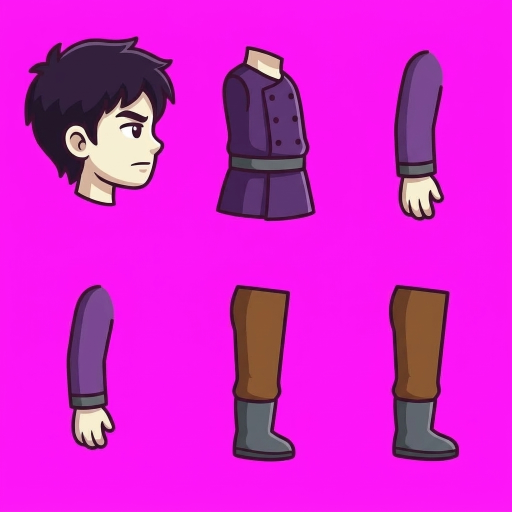
#> input picture assets/src/characters/boy2/parts.png, 1024 x 1024 px (shown at 1/2 size)
$ python -i sprites.py   (imports and definitions only)
#> lines starting #> are read from the running program, lines starting #| are printed output that depends on the picture; after the words box and inside, x2 and y2 are one past the last pixel; in counts of white or black regions, pixels touching at a corner belong together
"""Конвейер спрайтов: из картинок от ИИ — в атлас для рендера.

Что делает (см. generatsiya-grafiki.md, раздел «Конвейер»):

1. вырезает пурпурный фон #FF00FF и снимает пурпурную бахрому с края;
2. находит части на листе разбивки как связные области и раскладывает
   их по именам в порядке чтения — как на листе разбивки;
3. масштабирует каждую часть под канон рига (поштучно: модель ошибается
   в длине конечностей, и это штатно);
4. считает точки крепления и позиции суставов;
5. пакует в один PNG и пишет JSON с координатами.

Запуск из корня репозитория:

    backend/.venv/Scripts/python tools/sprites.py characters
    backend/.venv/Scripts/python tools/sprites.py characters --preview <каталог>
    backend/.venv/Scripts/python tools/sprites.py items

Персонажи — по листу разбивки на каждого: assets/src/characters/<id>/parts.png.
Все в один атлас: у всех один риг, отличаются только картинки.

Результат — frontend/src/assets/sprites/characters.png + characters.json и
items.png + items.json. Атласы коммитятся: сборка фронтенда не должна
зависеть от Python-инструментов.
"""

from __future__ import annotations

import argparse
import json
import sys
from collections import deque
from dataclasses import dataclass
from pathlib import Path

import numpy as np
from PIL import Image

ROOT = Path(__file__).resolve().parents[1]
SRC = ROOT / "assets" / "src"
OUT = ROOT / "frontend" / "src" / "assets" / "sprites"

# ─────────────────────────── Канон рига ───────────────────────────
#
# Единицы — пиксели атласа: 2× к экрану, 160 px на клетку, тело ~120 px.
# Высоты частей сняты с эталона hero_base.png (820 px → 120 px, k ≈ 0.146),
# руки приведены к длине с эталона, а не с листа разбивки — там они
# вышли на четверть длиннее.
CELL = 160

# Порядок — порядок чтения на листе разбивки (pravila-promptov.md): верхний ряд слева
# направо, потом нижний.
SHEET_ORDER = ["head", "torso", "arm_front", "arm_back", "leg_front", "leg_back"]

# Целевая высота части и где у неё точка крепления: "top" — центр верхнего
# непрозрачного ряда (плечо, бедро), "bottom" — центр нижнего (подол),
# "neck" — самая нижняя точка в средней полосе по ширине: у головы низ
# картинки может быть косой или хвостом, а шея всегда под лицом.
CANON = {
    "head": (49, "neck"),
    "torso": (50, "bottom"),
    "arm_front": (40, "top"),
    "arm_back": (40, "top"),
    "leg_front": (51, "top"),
    "leg_back": (51, "top"),
}

# Позиции суставов в координатах героя: начало — бедро, y вниз.
# Подол торса на 19 px ниже бедра — столько ноги скрыто под туникой
# (на эталоне видно 32 px ноги из 51). Шея и плечи считаются от торса
# в build_rig(), потому что зависят от формы конкретной картинки.
HEM_BELOW_HIP = 19
# Сколько ноги оставить под подолом. Полная нога от бедра (19 px скрыто)
# при махе на 26° выезжала верхом из-под туники сбоку, на уровне пояса —
# казалось, что нога приделана к боку. Ось ставим ближе к подолу, лишний
# верх обрезаем: на виде сбоку он всё равно невидим.
LEG_HIDDEN = 8
LEG_SPREAD = 4
LEG_BACK_SHIFT = -3  # ноги чуть назад: центр туники не над центром бёдер
ARM_SPREAD = 5
# Дальнее плечо ближе к шее, чем ближнее: в передней фазе шага кисть
# задней руки должна выглядывать из-за груди, иначе рука видна только
# уходящей назад и кажется, что она качается не в ту сторону.
ARM_BACK_SPREAD = 2
SHOULDER_BELOW_TORSO_TOP = 6
NECK_OVERLAP = 3
HEAD_FORWARD = 7  # лицо выступает вперёд над грудью, а не сидит по центру шеи

# Порядок слоёв снизу вверх. Предмет попадает в свой слой и не спорит.
LAYERS = ["arm_back", "leg_back", "leg_front", "torso", "head", "arm_front"]

# Дальние конечности темнее ближних — иначе на виде сбоку они сливаются.
# Запекается в атлас: CSS-фильтр на анимируемой группе дрожит по пикселям.
DIM = {"arm_back": 0.8, "leg_back": 0.8}

PAD = 2

# ─────────────────────────── Предметы ───────────────────────────
#
# Предмет лежит в assets/src/<слот>/<id>.png, один на картинку. Размер
# задаёт холст слота, а не картинка: модель рисует предмет во весь кадр,
# и «в масштабе референса» не держит — меч выходил ростом с героя.
# Высота — в пикселях атласа, точка крепления — правило по слоту:
#   "bottom"  — центр нижнего ряда (шлем на макушку, доспех на бедро);
#   "top"     — центр верхнего ряда (сапог, плащ за плечи);
#   ("grip", k) — кисть на рукояти: центр по ширине, k высоты от низа.
SLOTS = {
    "weapon": (64, ("grip", 0.22)),
    "helmet": (30, "bottom"),
    "armor": (44, "bottom"),
    "boots": (14, "top"),
    "cape": (60, "top"),
}


# ─────────────────────────── Вырезание фона ───────────────────────────


def erode(mask: np.ndarray, r: int) -> np.ndarray:
    """Сжать маску на r пикселей (минимум по квадратному окну)."""
    out = mask.copy()
    for dy in range(-r, r + 1):
        for dx in range(-r, r + 1):
            out &= np.roll(np.roll(mask, dy, axis=0), dx, axis=1)
    return out


def key_magenta(rgb: np.ndarray) -> np.ndarray:
    """RGB uint8 → RGBA float, фон #FF00FF прозрачный, край без бахромы.

    «Пурпурность» пикселя — min(R, B) − G: на фоне ≈ 255, у кожи, дерева,
    синего и чёрного контура ≈ 0. Но у краевого пикселя (фон, смешанный с
    тёмным контуром) она 60–130 — ровно как у тёмно-фиолетовой ткани.
    По цвету их не различить, только по месту: край — это полоса у границы
    с фоном, ткань — внутри. Поэтому два прохода:

    1. жёсткая маска: фон — всё, что почти чистый пурпур;
    2. в кольце шириной в пару пикселей вдоль границы — мягкая альфа по
       пурпурности и despill (вычитаем долю фона из цвета). Внутренние
       пиксели не трогаем, какого бы цвета они ни были.

    JPEG-артефакты вокруг контура попадают в кольцо, поэтому формат
    исходника не важен.
    """
    a = rgb.astype(np.float32)
    r, g, b = a[..., 0], a[..., 1], a[..., 2]
    excess = np.minimum(r, b) - g

    solid = excess < 150
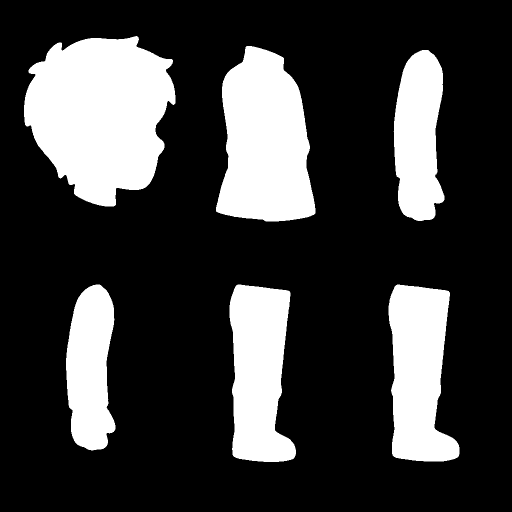
#> solid: shape (1024, 1024) bool (shown at 1/2 size); 23.9% white; 6 white regions, box (x1, y1, x2, y2) and area: (48, 72, 351, 413) 74431, (432, 92, 631, 443) 52323, (777, 569, 919, 923) 36318, (459, 569, 592, 924) 35850, (787, 100, 889, 442) 26909, (132, 569, 231, 901) 25200
    interior = erode(solid, 2)
#> after the loop in erode, `for dy in range(-r, r + 1):`:
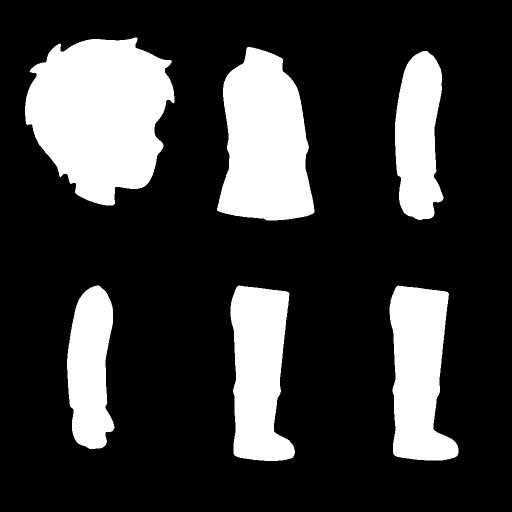
#> out: shape (1024, 1024) bool (shown at 1/2 size); 22.7% white; 6 white regions, box (x1, y1, x2, y2) and area: (50, 75, 349, 411) 71489, (434, 94, 629, 441) 50043, (779, 571, 917, 921) 34174, (461, 571, 590, 922) 33738, (790, 102, 887, 440) 25036, (134, 571, 229, 899) 23385
    ring = solid & ~interior
#> ring: shape (1024, 1024) bool; 1.3% white in thin lines or dots, all inside (x1, y1, x2, y2) = (48, 72, 919, 924)

    soft = 1.0 - np.clip((excess - 20.0) / (200.0 - 20.0), 0.0, 1.0)
    alpha = np.where(interior, 1.0, np.where(ring, soft, 0.0))

    key = np.array([255.0, 0.0, 255.0])
    al = alpha[..., None]
    despilled = np.clip((a - (1 - al) * key) / np.maximum(al, 0.02), 0, 255)
    color = np.where(ring[..., None], despilled, a)
    return np.dstack([color, alpha * 255.0])
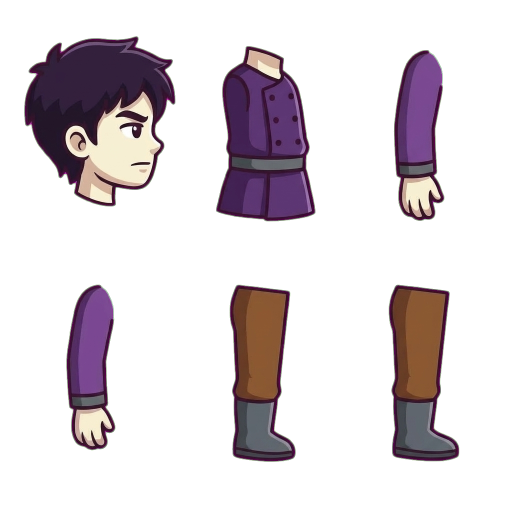
#> returned value: shape (1024, 1024, 4) float64 (shown at 1/2 size); mean of channels 0, 1, 2, 3 216.2, 33.6, 207.9, 59.4; transparent parts drawn white


Box = tuple[int, int, int, int]


def components(alpha: np.ndarray, step: int = 4, min_cells: int = 30) -> list[Box]:
    """Прямоугольники связных областей по загрублённой маске. Части на
    листе лежат с запасом, так что шаг 4 ничего не склеивает."""
#> called with step = 4, min_cells = 30
    m = alpha[::step, ::step] > 127
#> m: shape (256, 256) bool; 23.3% white; 6 white regions, box (x1, y1, x2, y2) and area: (13, 19, 88, 103) 4556, (109, 24, 158, 111) 3195, (195, 143, 230, 231) 2202, (115, 143, 148, 231) 2175, (197, 26, 222, 111) 1617, (34, 143, 58, 225) 1519
    h, w = m.shape
#> h = 256; w = 256
    seen = np.zeros_like(m)
    boxes = []
    for y in range(h):
        for x in range(w):
            if not m[y, x] or seen[y, x]:
                continue
            q = deque([(y, x)])
            seen[y, x] = True
            ys, xs = [], []
            while q:
                cy, cx = q.popleft()
                ys.append(cy)
                xs.append(cx)
                for ny, nx in ((cy + 1, cx), (cy - 1, cx), (cy, cx + 1), (cy, cx - 1)):
                    if 0 <= ny < h and 0 <= nx < w and m[ny, nx] and not seen[ny, nx]:
                        seen[ny, nx] = True
                        q.append((ny, nx))
            if len(ys) >= min_cells:
                x0, y0 = max(0, min(xs) * step - step), max(0, min(ys) * step - step)
                x1, y1 = (max(xs) + 2) * step, (max(ys) + 2) * step
                boxes.append((x0, y0, x1, y1))
    return boxes


def reading_order(boxes: list[Box]) -> list[Box]:
    """Ряды — по центру по вертикали, внутри ряда — слева направо."""
    boxes = sorted(boxes, key=lambda b: (b[1] + b[3]) / 2)
    rows: list[list[Box]] = []
    for b in boxes:
        cy = (b[1] + b[3]) / 2
        if rows and abs(cy - (rows[-1][0][1] + rows[-1][0][3]) / 2) < (b[3] - b[1]) * 0.6:
            rows[-1].append(b)
        else:
            rows.append([b])
    return [b for row in rows for b in sorted(row, key=lambda b: b[0])]


# ─────────────────────────── Части ───────────────────────────


@dataclass
class Part:
    name: str
    image: Image.Image  # RGBA, уже в масштабе атласа
    pivot: tuple[float, float]  # точка крепления в пикселях части


def trim(rgba: np.ndarray) -> np.ndarray:
    ys, xs = np.where(rgba[..., 3] > 8)
    return rgba[ys.min() : ys.max() + 1, xs.min() : xs.max() + 1]


def pivot_of(rgba: np.ndarray, where: str | tuple[str, float]) -> tuple[float, float]:
    """Центр крайнего непрозрачного ряда: у ноги и руки — верх, у головы
    и торса — низ. Это и есть сустав: бедро, плечо, шея, подол.
    ("grip", k) — точка на оси предмета на k высоты от нижнего края."""
    alpha = rgba[..., 3] > 64
    if isinstance(where, tuple):
        _, k = where
        return (rgba.shape[1] / 2, rgba.shape[0] * (1 - k))
    if where == "neck":
        w = alpha.shape[1]
        band = alpha[:, int(w * 0.35) : int(w * 0.75)]
        row = int(np.where(band.any(axis=1))[0].max())
        xs = np.where(band[row])[0] + int(w * 0.35)
        return ((xs.min() + xs.max()) / 2 + 0.5, float(row) + 1)
    row = 0 if where == "top" else alpha.shape[0] - 1
    xs = np.where(alpha[row])[0]
    if len(xs) == 0:
        return (rgba.shape[1] / 2, float(row))
    return ((xs.min() + xs.max()) / 2 + 0.5, float(row) + (0 if where == "top" else 1))


def fit(rgba: np.ndarray, target_h: int, where: str | tuple[str, float] = "bottom") -> Image.Image:
    """Обрезать по альфе и привести к высоте, сохранив пропорции.

    Для головы высота меряется до шеи, а не до низа картинки: коса или
    хвост ниже шеи не должны уменьшать лицо."""
    piece = trim(rgba)
    measured = pivot_of(piece, where)[1] if where == "neck" else piece.shape[0]
    scale = target_h / measured
    img = Image.fromarray(piece.astype(np.uint8), "RGBA")
    size = (max(1, round(piece.shape[1] * scale)), max(1, round(piece.shape[0] * scale)))
    return img.resize(size, Image.Resampling.LANCZOS)


def cut_sheet(path: Path) -> list[Part]:
    rgba = key_magenta(np.asarray(Image.open(path).convert("RGB")))
    boxes = reading_order(components(rgba[..., 3]))
#> boxes = [(48, 72, 356, 416), (432, 92, 636, 448), (784, 100, 892, 448), (132, 568, 236, 904), (456, 568, 596, 928), (776, 568, 924, 928)]
    if len(boxes) != len(SHEET_ORDER):
        sys.exit(f"{path.name}: найдено частей {len(boxes)}, ожидалось {len(SHEET_ORDER)}: {boxes}")

    parts = []
    for name, (x0, y0, x1, y1) in zip(SHEET_ORDER, boxes, strict=True):
        piece = rgba[y0:y1, x0:x1]
        target_h, where = CANON[name]
        if name in DIM:
            piece = piece.copy()
            piece[..., :3] *= DIM[name]
        img = fit(piece, target_h, where)
        if name.startswith("leg_"):
            img = img.crop((0, HEM_BELOW_HIP - LEG_HIDDEN, img.width, img.height))
        parts.append(Part(name, img, pivot_of(np.asarray(img), where)))
#> this loop made 6 passes
#> (name, x0, y0, x1, y1, target_h, where, measured in fit) on passes 2, 3, 4, 6: ('torso', 432, 92, 636, 448, 50, 'bottom', 351), ('arm_front', 784, 100, 892, 448, 40, 'top', 342), ('arm_back', 132, 568, 236, 904, 40, 'top', 332), ('leg_back', 776, 568, 924, 928, 51, 'top', 354)
#> (name, x0, y0, x1, y1, target_h, where) on pass 1: ('head', 48, 72, 356, 416, 49, 'neck')
#> pass 1, in cut_sheet, `piece = rgba[y0:y1, x0:x1]`:
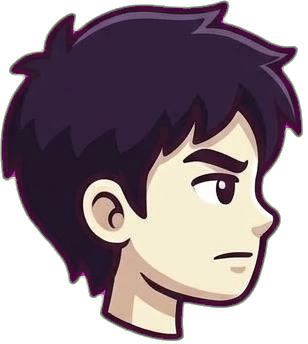
#> piece: shape (344, 308, 4) float64; mean of channels 0, 1, 2, 3 148, 67, 138.7, 175.6; transparent parts drawn white
#> pass 1, in pivot_of, `alpha = rgba[..., 3] > 64`:
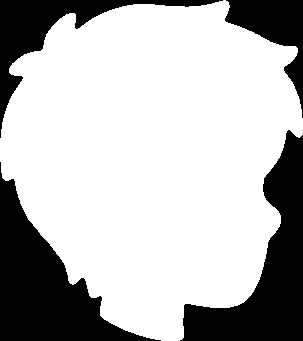
#> alpha: shape (341, 303) bool; 72% white; 4 black regions, box (x1, y1, x2, y2) and area: (0, 162, 161, 341) 10426, (180, 130, 303, 341) 10018, (0, 0, 223, 138) 5087, (225, 0, 303, 118) 3361
#> pass 1, in pivot_of, `band = alpha[:, int(w * 0.35) : int(w * 0.75)]`:
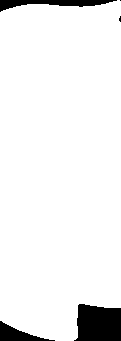
#> band: shape (341, 121) bool; 93.7% white; 5 black regions (2 under 20 px), largest, box (x1, y1, x2, y2) and area: (74, 304, 121, 341) 1497, (0, 0, 117, 12) 633, (0, 321, 55, 341) 464
#> after the loop:
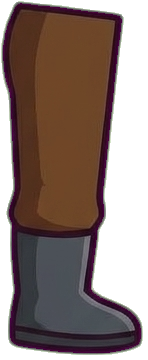
#> piece: shape (360, 148, 4) float64; mean of channels 0, 1, 2, 3 119.3, 44.7, 94.2, 168.5; transparent parts drawn white
#> after the loop, parts = 6 items
    return parts


# ─────────────────────────── Риг ───────────────────────────


# [172 lines left out: functions build_rig, pack, feet_y, preview, build_characters, build_items and 1 more, not called in this run]


# [2 lines not run here, left out]

>>> result = cut_sheet('../assets/src/characters/boy2/parts.png')
#> result = 6 items
